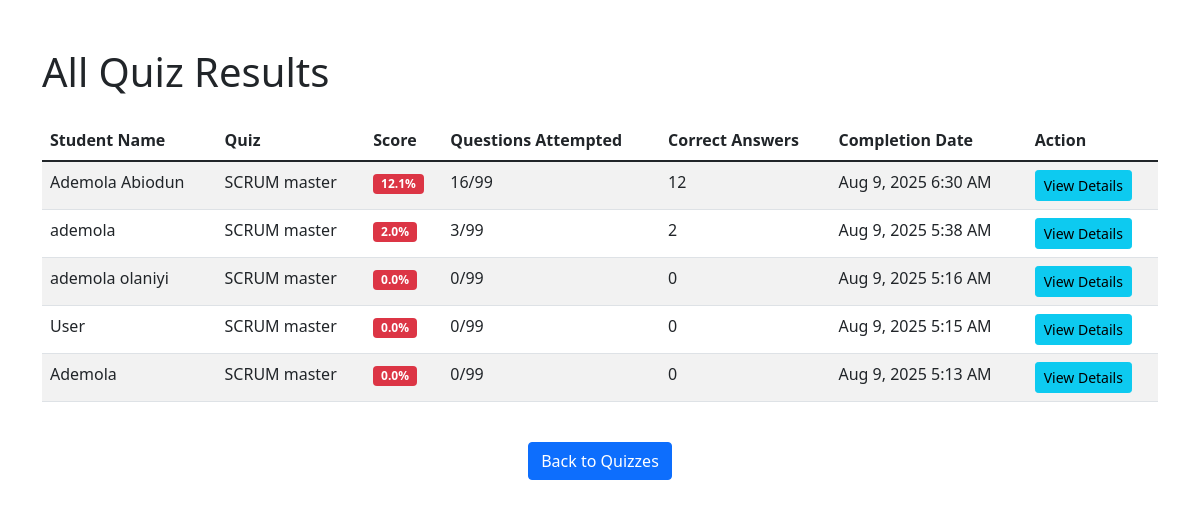
The app's page /results.php with its own data.
### tables this page shows
CREATE TABLE `quiz_attempts` (
  `id` int(11) NOT NULL,
  `quiz_id` int(11) DEFAULT NULL,
  `user_name` varchar(100) DEFAULT NULL,
  `total_questions` int(11) DEFAULT NULL,
  `attempted_questions` int(11) DEFAULT NULL,
  `correct_answers` int(11) DEFAULT NULL,
  `score` decimal(5,2) DEFAULT NULL,
  `started_at` timestamp NOT NULL DEFAULT current_timestamp(),
  `completed_at` timestamp NULL DEFAULT NULL,
  `selected_questions_count` int(11) DEFAULT NULL COMMENT 'Number of questions user chose to attempt'
);

CREATE TABLE `quizzes` (
  `id` int(11) NOT NULL,
  `title` varchar(255) NOT NULL,
  `description` text DEFAULT NULL,
  `time_per_question` int(11) DEFAULT 60,
  `created_at` timestamp NOT NULL DEFAULT current_timestamp(),
  `allow_skip` tinyint(1) DEFAULT 1,
  `allow_navigation` tinyint(1) DEFAULT 0,
  `shuffle_questions` tinyint(1) DEFAULT 0,
  `show_results` tinyint(1) DEFAULT 1,
  `pass_percentage` decimal(5,2) DEFAULT 60.00,
  `attempts_allowed` int(11) DEFAULT 1,
  `is_active` tinyint(1) DEFAULT 1,
  `allow_question_navigation` tinyint(1) DEFAULT 1 COMMENT 'Allow clicking navigation dots',
  `questions_to_show` int(11) DEFAULT NULL COMMENT 'Number of questions to show (NULL = show all)',
  `allow_question_selection` tinyint(1) DEFAULT 0 COMMENT 'Allow users to choose number of questions'
);

### results.php (the view, shortened to what this page needs)
<?php
require_once 'config.php';
$stmt = $pdo->query("
    SELECT qa.*, q.title as quiz_title
    FROM quiz_attempts qa
    JOIN quizzes q ON qa.quiz_id = q.id
    WHERE qa.completed_at IS NOT NULL
    ORDER BY qa.completed_at DESC
");
$results = $stmt->fetchAll();
?>
<!DOCTYPE html>
<html lang="en">
<head>
    <link href="https://cdn.jsdelivr.net/npm/bootstrap@5.1.3/dist/css/bootstrap.min.css" rel="stylesheet">
</head>
<body>
    <div class="container mt-5">
        <h1 class="mb-4">All Quiz Results</h1>
        <?php if (empty($results)): ?>
            <div class="alert alert-info">No quiz results available.</div>
        <?php else: ?>
            <div class="table-responsive">
                <table class="table table-striped">
                    <thead>
                        <tr>
                            <th>Student Name</th>
                            <th>Quiz</th>
                            <th>Score</th>
                            <th>Questions Attempted</th>
                            <th>Correct Answers</th>
                            <th>Completion Date</th>
                            <th>Action</th>
                        </tr>
                    </thead>
                    <tbody>
                        <?php foreach ($results as $result): ?>
                            <tr>
                                <td><?php echo htmlspecialchars($result['user_name']); ?></td>
                                <td><?php echo htmlspecialchars($result['quiz_title']); ?></td>
                                <td>
                                    <span class="badge bg-<?php echo $result['score'] >= 70 ? 'success' : ($result['score'] >= 50 ? 'warning' : 'danger'); ?>">
                                        <?php echo number_format($result['score'], 1); ?>%
                                    </span>
                                </td>
                                <td><?php echo $result['attempted_questions']; ?>/<?php echo $result['total_questions']; ?></td>
                                <td><?php echo $result['correct_answers']; ?></td>
                                <td><?php echo date('M j, Y g:i A', strtotime($result['completed_at'])); ?></td>
                                <td>
                                    <a href="result_details.php?attempt_id=<?php echo $result['id']; ?>" class="btn btn-sm btn-info">
                                        View Details
                                    </a>
                                </td>
                            </tr>
                        <?php endforeach; ?>
                    </tbody>
                </table>
            </div>
        <?php endif; ?>
        <div class="text-center mt-4">
            <a href="index.php" class="btn btn-primary">Back to Quizzes</a>
        </div>
    </div>
</body>
</html>

### records on screen
quiz_attempts: user_name "Ademola Abiodun", quiz.title "SCRUM master", score "12.1", attempted_questions "16", total_questions "99", correct_answers "12", completed_at "Aug 9, 2025 6:30 AM"
quiz_attempts: user_name "ademola", quiz.title "SCRUM master", score "2.0", attempted_questions "3", total_questions "99", correct_answers "2", completed_at "Aug 9, 2025 5:38 AM"
quiz_attempts: user_name "ademola olaniyi", quiz.title "SCRUM master", score "0.0", attempted_questions "0", total_questions "99", correct_answers "0", completed_at "Aug 9, 2025 5:16 AM"
quiz_attempts: user_name "User", quiz.title "SCRUM master", score "0.0", attempted_questions "0", total_questions "99", correct_answers "0", completed_at "Aug 9, 2025 5:15 AM"
quiz_attempts: user_name "Ademola", quiz.title "SCRUM master", score "0.0", attempted_questions "0", total_questions "99", correct_answers "0", completed_at "Aug 9, 2025 5:13 AM"
